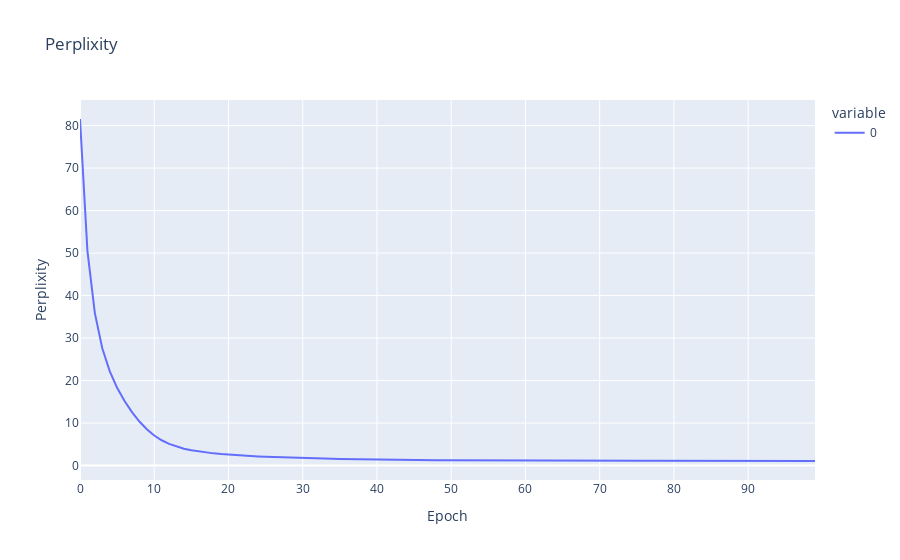

The notebook cell this image was saved under:
### Code cell
rnn_ppl = [torch.exp(torch.tensor(l)).item() for l in rnn_losses]
fig = px.line(rnn_ppl, title="Perplixity")
fig.update_layout(
    xaxis_title="Epoch",
    yaxis_title="Perplixity",)
fig.show()

### Figure 1 — Plotly figure (JSON) as saved in the notebook; plotly's stock layout.template omitted (floating-point values rounded to 4 significant figures)
{"data": [{"hovertemplate": "variable=0<br>index=%{x}<br>value=%{y}<extra></extra>", "legendgroup": "0", "line": {"color": "#636efa", "dash": "solid"}, "marker": {"symbol": "circle"}, "mode": "lines", "name": "0", "orientation": "v", "showlegend": true, "type": "scatter", "x": [0, 1, 2, 3, 4, 5, 6, 7, 8, 9, 10, 11, 12, 13, 14, 15, 16, 17, 18, 19, 20, 21, 22, 23, 24, 25, 26, 27, 28, 29, 30, 31, 32, 33, 34, 35, 36, 37, 38, 39, 40, 41, 42, 43, 44, 45, 46, 47, 48, 49, 50, 51, 52, 53, 54, 55, 56, 57, 58, 59, 60, 61, 62, 63, 64, 65, 66, 67, 68, 69, 70, 71, 72, 73, 74, 75, 76, 77, 78, 79, 80, 81, 82, 83, 84, 85, 86, 87, 88, 89, 90, 91, 92, 93, 94, 95, 96, 97, 98, 99], "xaxis": "x", "y": [81.55, 50.51, 35.87, 27.58, 22.21, 18.29, 15.17, 12.56, 10.35, 8.531, 7.073, 5.944, 5.09, 4.447, 3.96, 3.586, 3.291, 3.054, 2.859, 2.695, 2.555, 2.434, 2.327, 2.231, 2.146, 2.068, 1.997, 1.931, 1.871, 1.815, 1.763, 1.714, 1.669, 1.627, 1.588, 1.551, 1.517, 1.485, 1.456, 1.429, 1.404, 1.38, 1.359, 1.339, 1.321, 1.304, 1.288, 1.274, 1.26, 1.248, 1.237, 1.226, 1.216, 1.207, 1.199, 1.191, 1.183, 1.176, 1.17, 1.164, 1.158, 1.153, 1.148, 1.143, 1.139, 1.134, 1.13, 1.127, 1.123, 1.12, 1.116, 1.113, 1.11, 1.108, 1.105, 1.102, 1.1, 1.098, 1.095, 1.093, 1.091, 1.089, 1.088, 1.086, 1.084, 1.082, 1.081, 1.079, 1.078, 1.076, 1.075, 1.074, 1.072, 1.071, 1.07, 1.069, 1.067, 1.066, 1.065, 1.064], "yaxis": "y"}], "layout": {"legend": {"title": {"text": "variable"}, "tracegroupgap": 0}, "title": {"text": "Perplixity"}, "xaxis": {"anchor": "y", "domain": [0, 1], "title": {"text": "Epoch"}}, "yaxis": {"anchor": "x", "domain": [0, 1], "title": {"text": "Perplixity"}}}}
